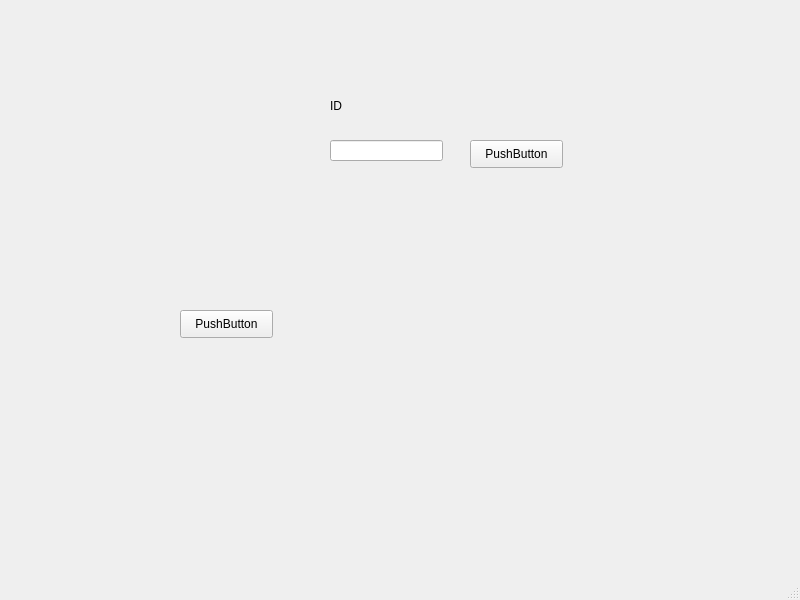
<?xml version="1.0" encoding="UTF-8"?>
<ui version="4.0">
 <class>MainWindow</class>
 <widget class="QMainWindow" name="MainWindow">
  <property name="geometry">
   <rect>
    <x>0</x>
    <y>0</y>
    <width>800</width>
    <height>600</height>
   </rect>
  </property>
  <property name="windowTitle">
   <string>MainWindow</string>
  </property>
  <widget class="QWidget" name="centralwidget">
   <widget class="QPushButton" name="btn_1">
    <property name="geometry">
     <rect>
      <x>180</x>
      <y>310</y>
      <width>93</width>
      <height>28</height>
     </rect>
    </property>
    <property name="text">
     <string>PushButton</string>
    </property>
   </widget>
   <widget class="QPushButton" name="btn_changeText">
    <property name="geometry">
     <rect>
      <x>470</x>
      <y>140</y>
      <width>93</width>
      <height>28</height>
     </rect>
    </property>
    <property name="text">
     <string>PushButton</string>
    </property>
   </widget>
   <widget class="QLineEdit" name="lineedit_Test">
    <property name="geometry">
     <rect>
      <x>330</x>
      <y>140</y>
      <width>113</width>
      <height>21</height>
     </rect>
    </property>
   </widget>
   <widget class="QLabel" name="lbl_textHere">
    <property name="geometry">
     <rect>
      <x>330</x>
      <y>90</y>
      <width>81</width>
      <height>31</height>
     </rect>
    </property>
    <property name="text">
     <string>ID</string>
    </property>
   </widget>
  </widget>
  <widget class="QMenuBar" name="menubar">
   <property name="geometry">
    <rect>
     <x>0</x>
     <y>0</y>
     <width>800</width>
     <height>26</height>
    </rect>
   </property>
  </widget>
  <widget class="QStatusBar" name="statusbar"/>
 </widget>
 <resources/>
 <connections/>
</ui>
